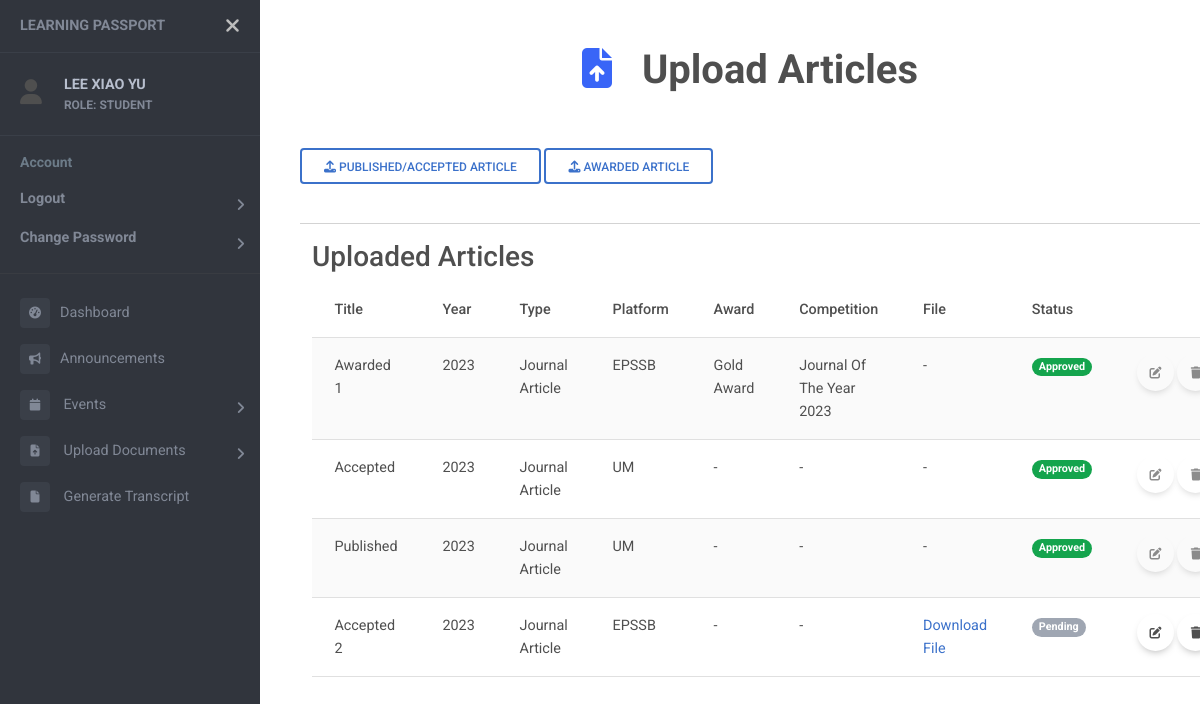
/upload/article (signed in), run on an earlier commit of the app's database.
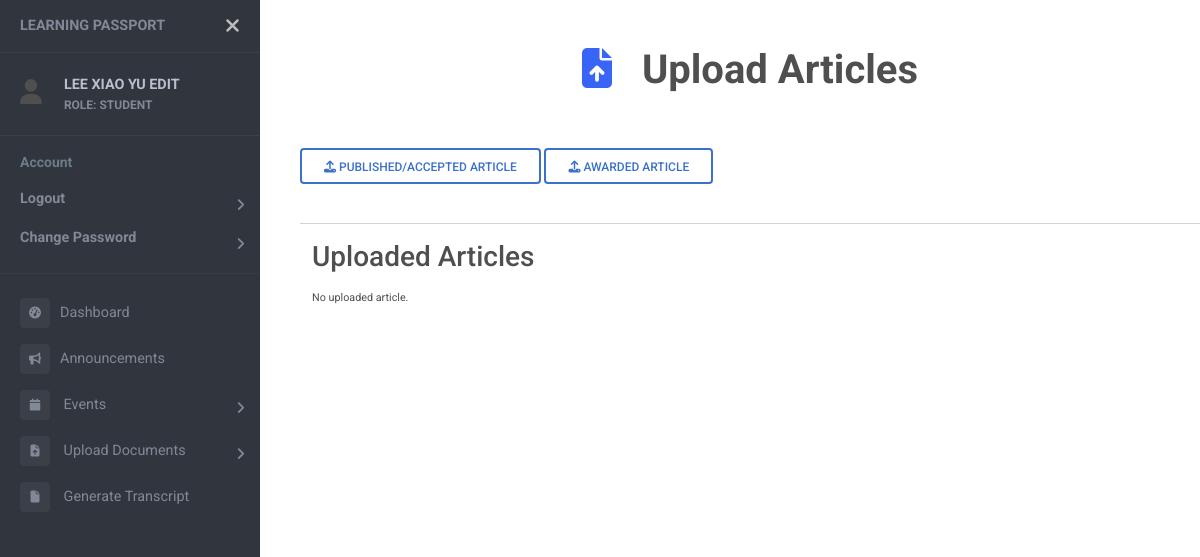
And on a later commit of the database.
### users/models.py (models this page shows)
class User(AbstractUser):
    objects = UserManager()
    email = models.EmailField('email adress', unique=True)
    USERNAME_FIELD = 'email'
    REQUIRED_FIELDS = []
    first_name = None
    last_name = None
    username = None
    full_name = models.CharField(max_length=50, null=True)
    name_chi = models.CharField(max_length=50, null=True)
    password = models.CharField(max_length=128)
    last_login = models.DateTimeField(auto_now=True)
    ROLES = (
        ("SUPER ADMIN", "SUPER ADMIN"),
        ("ADMIN", "ADMIN"),
        ("HEAD OF DEPARTMENT", "HEAD OF DEPARTMENT"),
        ("LECTURER", "LECTURER"),
        ("STUDENT", "STUDENT"),
    )
    role = models.CharField(max_length=20, choices=ROLES, default="STUDENT")
    is_active = models.BooleanField(default=True)
    contact = models.CharField(max_length=20, null=True)
    address = models.CharField(max_length=100, null=True)
    date_inactive = models.DateField(null=True)

### articles/models.py (models this page shows)
class Article (models.Model):
    date = models.DateField()
    type = models.CharField(max_length=20)
    title = models.CharField(max_length=50)
    platform = models.CharField(max_length=50, null=True)
    comp = models.CharField(max_length=100, null=True)
    award = models.CharField(max_length=50, null=True)
    status = models.BooleanField(null=True)
    student = models.ForeignKey(Student, on_delete=models.CASCADE)
    file = models.FileField(upload_to='article/', null=True)
    filename = models.CharField(max_length=100, null=True)
    published = models.BooleanField(null=True)
    apa = models.CharField(max_length=100, null=True)

### articles/views.py (the view, shortened to what this page needs)
# urls.py: path('upload/article', views.submitArticleView, name="upload-article"),
def submitArticleView(request):
    student = Student.objects.get(user=request.user.id)
    arts = Article.objects.filter(student=student)
    context = {
        "page_name": "Upload Articles",
        "arts": arts,
        "icon": "fa-solid fa-file-arrow-up",
    }
    return render(request, "upload_article.html", context)

### templates/upload_article.html (shortened to what this page needs)
{% extends "sidebar.html" %} {% block content %} {% load static %}
<link rel="stylesheet" type="text/css" href="{% static 'css/uploads.css' %}">
<head>
</head>
<button type="button" class="btn btn-outline-primary" data-mdb-toggle="modal" data-mdb-target="#upload_article">
  <i class="fas fa-upload"></i>
  Published/Accepted Article
</button>
<button type="button" class="btn btn-outline-primary" data-mdb-toggle="modal" data-mdb-target="#awarded_article">
  <i class="fas fa-upload"></i>
  Awarded Article
</button>
<br><br>
<hr>
<div class="container-fluid table-responsive">
  <h3> Uploaded Articles </h3>
  {% if arts %}
  <table class="table table-striped">
    <thead>
      <tr>
        <th>Title</th>
        <th>Year</th>
        <th>Type</th>
        <th>Platform</th>
        <th>Award</th>
        <th>Competition</th>
        <th>File</th>
        <th>Status</th>
        <th></th>
      </tr>
    </thead>
    <tbody>
      {% for art in arts %}
      <tr>
        <td>{{art.title}} <br></td>
        <td>{{art.date.year}}</td>
        <td>{{art.type}}</td>
        <td>{{art.platform}}</td>
        {% if art.award %}
        <td>{{art.award}}</td>
        <td>{{art.comp}}</td>
        {% else %}
        <td>-</td>
        <td>-</td>
        {% endif %}
        {% if art.status != 1 and art.file %}
        <td><a href="{{ art.file.url }}">Download File</a></td>
        {% else %}
        <td>-</td>
        {% endif %}
        <td>
          {% if art.status == 1 %}
          <span class="badge rounded-pill bg-success">Approved</span>
          {% elif art.status == 0 %}
          <span class="badge rounded-pill bg-danger">Rejected</span>
          {% else %}
          <span class="badge rounded-pill bg-secondary">Pending</span>
          {% endif %}
        </td>
        <form method="POST">
          {% if not art.status == 1 %}
          <td>
            <div class="button-container">
              {% if not art.award %}
              <button id="edit-button" type="button" class="edit-button btn btn-floating" data-mdb-toggle="modal"
                data-mdb-target="#edit_article" data-art-id="{{ art.id }}" onclick="toggleInputFields2()">
                <i class="fas fa-edit"></i>
              </button>
              {% else %}
              <button id="edit-button" type="button" class="edit-awd-button btn btn-floating" data-mdb-toggle="modal"
                data-mdb-target="#edit_awd_article" data-art-id="{{ art.id }}">
                <i class="fas fa-edit"></i>
              </button>
              {% endif %}
              <button type="submit" class="btn btn-floating" name="art_delete" value="{{art.id}}"
                onclick="return confirm('Confirm to delete {{art.title}}?')">
                <i class="fas fa-trash"></i></button>
            </div>
          </td>
          {% else %}
          <td>
            <div class="button-container">
              <button class="btn btn-floating" disabled>
                <i class="fas fa-edit"></i></button>
              <button type="submit" class="btn btn-floating" name="art_delete" value="{{art.id}}" disabled>
                <i class="fas fa-trash"></i></button>
            </div>
          </td>
          {% endif %}
        </form>
      </tr>
      {% endfor %}
    </tbody>
  </table>
  {% else %}
  <sub>No uploaded article.</sub>
  {% endif %}
  <br><br>
</div>
<br>
{% endblock %}

### templates/sidebar.html (shortened to what the changed rows need)
<!DOCTYPE html>
<html>
<head>
    {% load static %}
    <link rel="stylesheet" href="https://cdnjs.cloudflare.com/ajax/libs/font-awesome/6.4.2/css/all.min.css">
    <link rel="stylesheet" href="{% static 'css/event_list.css' %}">
    <link href="https://cdnjs.cloudflare.com/ajax/libs/mdb-ui-kit/6.4.1/mdb.min.css" rel="stylesheet" />
    <link href="https://fonts.cdnfonts.com/css/mona-sans" rel="stylesheet">
    <link rel="stylesheet" href="{% static 'css/sidebar.css' %}">
</head>
<body>
    <div class="page-wrapper chiller-theme toggled">
        <nav id="sidebar" class="sidebar-wrapper">
            <div class="sidebar-content">
                {% if request.user.is_authenticated %}
                    <div class="sidebar-header">
                        <div style="display: flex; vertical-align: middle; align-items: center;">
                            <div>
                                <i class="fa fa-user" style="font-size:25px"></i>
                            </div>
                            <div class="user-info">
                                <span class="user-name">
                                    <strong>{{ request.user.full_name }}</strong>
                                </span>
                                <span class="user-role">
                                    <strong>ROLE: {{ request.user.get_role_display }}</strong>
                                </span>
                            </div>
                        </div>
                    </div>
                {% endif %}
            </div>
        </nav>
        <main class="page-content">
            <br>
            {% if page_name or icon %}
            <div class="container-fluid header">
                <br>
                <h1><strong><center>
                    <i class="{{icon}}"></i>
                    {{page_name}}
                </center></strong></h1>
                <br><br>
            </div>
            {% endif %}
            <div class="container-fluid" style="overflow-x: auto;">
                {% block content %}{% endblock %}
            </div>
        </main>
    </div>
</body>
</html>

What changed in the data, as far as the page shows it:
no longer on this page (row edited): Article: title "Awarded 1", date.year "2023", type "Journal Article", platform "EPSSB", award "Gold Award", comp "Journal Of The Year 2023", status "Approved", {{ art.id }} 23 (drawn)
no longer on this page (row edited): Article: title "Accepted", date.year "2023", type "Journal Article", platform "UM", status "Approved", {{ art.id }} 24 (drawn)
no longer on this page (row edited): Article: title "Published", date.year "2023", type "Journal Article", platform "UM", status "Approved", {{ art.id }} 25 (drawn)
no longer on this page (row edited): Article: title "Accepted 2", date.year "2023", type "Journal Article", platform "EPSSB", shows "Pending"
changed User "STUDENT": user.full_name "LEE XIAO YU" → "LEE XIAO YU EDIT"
Also different on the page:
text no longer shown: "Title Year Type Platform Award Competition File Status"
text now shown: "No uploaded article."
